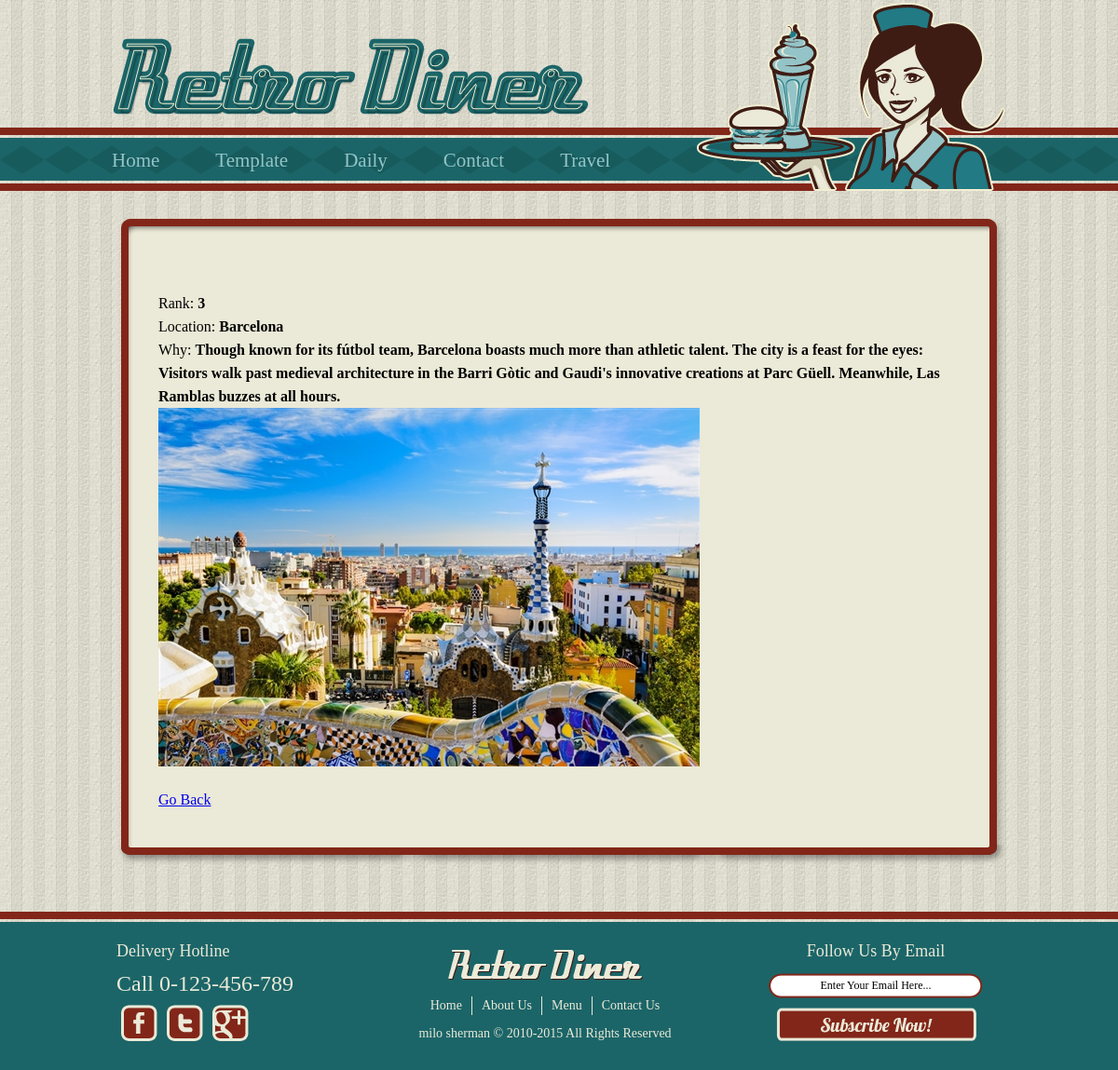
The app's page /travel_view.php?id=3 with its own data.
### tables this page shows
create table Travel
( TravelID int unsigned not null auto_increment primary key,
Rank int(2),
Location varchar(50),
Why text
);

### travel_view.php (the view, shortened to what this page needs)
<?php include 'includes/config.php';?>
<?php
if(isset($_GET['id']))
{
    $id = (int)$_GET['id'];
}else{
    header('Location:travel_list.php');
}
$sql = "select * from Travel where TravelID = $id";
$iConn = mysqli_connect(DB_HOST,DB_USER,DB_PASSWORD,DB_NAME);
$result = mysqli_query($iConn,$sql);
if(mysqli_num_rows($result) > 0)
{
    while($row = mysqli_fetch_assoc($result))
    {
        $Rank = stripslashes($row['Rank']);
        $Location = stripslashes($row['Location']);
        $Why = stripslashes($row['Why']);
        $Feedback = '';
    }
}else{
    $Feedback = '<p>This information does not exist</p>';
}
?>
<?php include 'includes/header.php';?>
<?php
if($Feedback == '')
{
    echo '<p>';
    echo 'Rank: <b>' . $Rank . '</b></br> ';
    echo 'Location: <b>' . $Location . '</b></br> ';
    echo 'Why: <b>' . $Why . '</b></br> ';
    echo '<img src="images/places/travel' . $Rank .'.jpg" />';
    echo '</p>';
}else{
    echo $Feedback;
}
echo '<p><a href="travel_list.php">Go Back</a></p>';
?>
<?php include 'includes/footer.php';?>

### css/style.css (style rules this page uses)
body { margin :0; padding :0; background :url("../images/bg-body.jpg"); line-height :25px; }
a { outline :0; }
img { border :0; }
#header div ul.navigation li { float :left; }

### records on screen
travel: Rank "3", Location "Barcelona", Why "Though known for its fútbol team, Barcelona boasts much more than athletic talent. The city is a feast for the eyes: Visitors walk past medieval architecture in the Barri Gòtic and Gaudi's innovative creations at Parc Güell. Meanwhile, Las Ramblas buzzes at all hours."

### other values on screen
$label "Home"
$label "Template"
$label "Daily"
$label "Contact"
$label "Travel"
